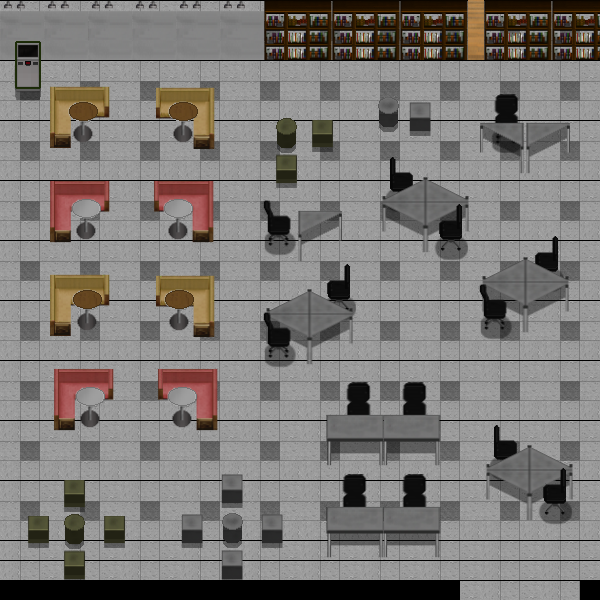

Rendered tile map (Tiled .tmx) drawn with the repository's tilesets; below, a short description and the map source with its tile grids summarised:
An orthogonal 150x150 tile map with 4x4 px tiles, 4 tile layers (Tile Layer 1, Tile Layer 4, Tile Layer 2, Tile Layer 3), 3 tilesets and 67 objects.

<map version="1.9" tiledversion="1.9.2" orientation="orthogonal" renderorder="right-down" width="150" height="150" tilewidth="4" tileheight="4" infinite="0" nextlayerid="6" nextobjectid="112">
 <tileset firstgid="1" source="LibraryA.tsx" />
 <tileset firstgid="30101" source="Library_stair.tsx" />
 <tileset firstgid="60201" source="Class.tsx" />
 <layer id="1" name="Tile Layer 1" width="150" height="150">
  <data>[22500 cells, 21900 non-empty, 225 distinct tile ids]</data>
 </layer>
 <layer id="4" name="Tile Layer 4" width="150" height="150">
  <data>[22500 cells, 1452 non-empty, 486 distinct tile ids]</data>
 </layer>
 <layer id="2" name="Tile Layer 2" width="150" height="150">
  <data>[22500 cells, 8156 non-empty, 2942 distinct tile ids]</data>
 </layer>
 <layer id="3" name="Tile Layer 3" width="150" height="150">
  <data>[22500 cells, 2214 non-empty, 935 distinct tile ids]</data>
 </layer>
 <objectgroup id="5" name="Object Layer 1">
  <properties>
   <property name="unity:layer" value="NoPassing" />
  </properties>
  <object id="1" x="-15.3333" y="-32" width="652.667" height="92.9167" />
  <object id="7" x="-104.667" y="-52" width="105" height="728.667" />
  <object id="11" x="14.5758" y="41.6667" width="27.1818" height="50.1818" />
  <object id="13" x="50.3333" y="86" width="59.6667" height="62.0833" />
  <object id="15" x="155.167" y="86.4167" width="60.5" height="63" />
  <object id="18" x="48.2917" y="179.25" width="63.4167" height="63.625" />
  <object id="23" x="153.125" y="179.75" width="62.25" height="62.875" />
  <object id="26" x="48.2917" y="272.167" width="63.7083" height="67.1515" />
  <object id="29" x="155.466" y="274.182" width="60.625" height="65.5795" />
  <object id="34" x="53.0606" y="367.576" width="62.6667" height="64.2122" />
  <object id="37" x="157.091" y="367.606" width="62.2727" height="64.3333" />
  <object id="41" x="64.3333" y="479.667" width="21" height="27.3333" />
  <object id="42" x="104.333" y="515.667" width="20.6667" height="28" />
  <object id="43" x="28.3333" y="516.667" width="20.3333" height="25.3333" />
  <object id="44" x="63.6667" y="550.667" width="20.6667" height="27.6667" />
  <object id="45" x="65" y="514" width="20" height="30.3333" />
  <object id="46" x="222" y="474" width="20.6667" height="27.6667" />
  <object id="47" x="261.667" y="515.333" width="21" height="28" />
  <object id="48" x="182" y="514.667" width="20.3333" height="28" />
  <object id="49" x="223" y="513" width="19.3333" height="31" />
  <object id="50" x="222" y="550.667" width="20.3333" height="27.3333" />
  <object id="51" x="312" y="119.818" width="20.9091" height="26.7273" />
  <object id="52" x="276.182" y="154.545" width="21.0909" height="28.3636" />
  <object id="54" x="275.591" y="117.239" width="22.0795" height="31.6477" />
  <object id="55" x="410.182" y="102.909" width="20" height="28" />
  <object id="56" x="376.909" y="95.8181" width="23.0909" height="32" />
  <object id="57" x="326.182" y="507.455" width="113.818" height="49.0909" />
  <object id="58" x="343.455" y="474.182" width="22.3636" height="32.9091" />
  <object id="59" x="403.273" y="474.727" width="22.5455" height="33.2727" />
  <object id="60" x="326.182" y="414.727" width="113.818" height="50.3636" />
  <object id="62" x="347.273" y="381.818" width="22.5455" height="33.0909" />
  <object id="63" x="403.455" y="381.455" width="22.5455" height="33.8182" />
  <object id="64" x="494.364" y="425.091" width="22.3636" height="45.6364" />
  <object id="65" x="543.636" y="468.545" width="22.1818" height="46.9091" />
  <object id="68" x="599.273" y="-32" width="107.394" height="751.333" />
  <object id="69" x="486.545" y="465.818" width="86.1818" height="33.4545" />
  <object id="70" x="526.909" y="498.545" width="4.72727" height="21.6364" />
  <object id="73" x="529.818" y="447.273">
   <polygon points="0,0 38,18.1818 -12.9091,18.1818" />
  </object>
  <object id="74" x="516.545" y="447.273" width="13.4545" height="18.5455" />
  <object id="75" x="525.625" y="259.125">
   <polygon points="0,0 -42.625,21.5 42,21.625" />
  </object>
  <object id="76" x="483.375" y="280.75">
   <polygon points="0,0 83.875,-0.125 42.75,24.5" />
  </object>
  <object id="77" x="522.875" y="305.5" width="5.25" height="26.5" />
  <object id="78" x="565.375" y="276.5" width="3.625" height="34.75" />
  <object id="80" x="481.625" y="284.375" width="24.625" height="45.125" />
  <object id="81" x="534" y="236" width="24.125" height="38.5" />
  <object id="82" x="425.625" y="178.75">
   <polygon points="0,0 -44.625,22.875 41.75,22.625" />
  </object>
  <object id="83" x="381.25" y="202.125">
   <polygon points="0,0 85.625,-0.25 44.75,22.875" />
  </object>
  <object id="84" x="422.625" y="225.25" width="5.625" height="26.5" />
  <object id="85" x="390" y="157" width="23" height="41.375" />
  <object id="86" x="439" y="205.375" width="22.875" height="45.125" />
  <object id="88" x="309.273" y="290.182">
   <polygon points="0,0 -44.1818,22.1818 43.6364,23.4545" />
  </object>
  <object id="89" x="265.091" y="313.273">
   <polygon points="0,0 87.4545,0.545455 44.5455,24.3636" />
  </object>
  <object id="90" x="307.273" y="337.455" width="4.72727" height="26.3636" />
  <object id="91" x="265.091" y="313.818" width="24.5455" height="43.8182" />
  <object id="92" x="327.636" y="264.545" width="22.9091" height="47.6364" />
  <object id="93" x="264.727" y="200.909" width="25.2727" height="44.5455" />
  <object id="95" x="298.545" y="211.818">
   <polygon points="0,0 42.5455,0.545455 0.363636,23.8182" />
  </object>
  <object id="96" x="298.364" y="235.091" width="2.90909" height="26.5455" />
  <object id="98" x="339.091" y="212" width="2.90909" height="27.6364" />
  <object id="99" x="349.636" y="312.727" width="2.72727" height="31.2727" />
  <object id="100" x="494.148" y="94.1818" width="24.6705" height="28.9091" />
  <object id="101" x="480" y="123.636">
   <polygon points="0,0 89.6364,-0.363636 45.6364,26" />
  </object>
  <object id="102" x="480" y="123.636" width="3.45455" height="28.5455" />
  <object id="103" x="520.182" y="146.909" width="9.81818" height="25.8182" />
  <object id="104" x="566.909" y="123.273" width="3.09091" height="29.6364" />
  <object id="105" x="578.773" y="578.841" width="39.2273" height="140.545" />
  <object id="108" x="-106" y="579.625" width="566.727" height="98.375" />
 </objectgroup>
</map>
